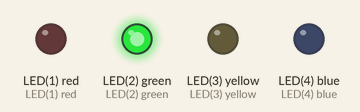
Recording of a program running on a simulated pyboard running MicroPython. Parts: output pins drawn as LEDs (lit = HIGH). Random numbers come from a fixed seed.

Above: at 0.1 s.
At 4.1 s:
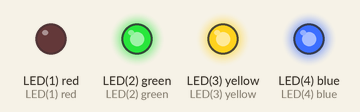
At 10.1 s:
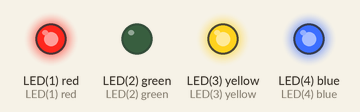
At 19.1 s:
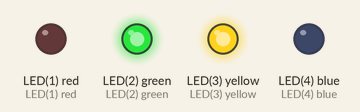
At 29.1 s:
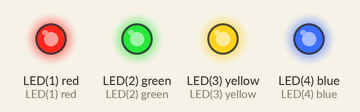
At 39.1 s:
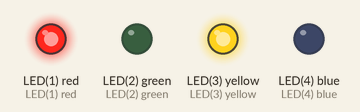
Timing chart, 0 to 40.0 s (numbered marks = the images above):
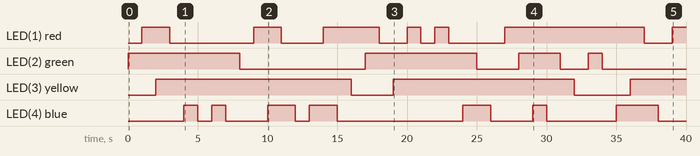

The program:

led2.py
```python
from pyb import LED
from pyb import delay
from random import randint

led_red = LED(1)
led_green = LED(2)
led_orange = LED(3)
led_blue = LED(4)

leds = [led_red,led_green,led_orange,led_blue]

for i in range(1000):
    num = randint(1,4)
    leds[num-1].toggle()
    delay(1000)

[led.off() for led in leds]
```

Measured:
- by itself, LED(1) red: LOW → HIGH at 1.0 s, → LOW 2.0 s later, → HIGH 6.0 s later, → LOW 2.0 s later, … (13 changes in this stretch)
- by itself, LED(2) green: LOW → HIGH at 0.00 s, → LOW 8.0 s later, → HIGH 9.0 s later, → LOW 8.0 s later, … (8 changes in this stretch)
- by itself, LED(3) yellow: goes HIGH 14.0 s, LOW 3.0 s, HIGH 13.0 s, LOW 4.0 s, then HIGH
- by itself, LED(4) blue: LOW → HIGH at 4.0 s, → LOW 1.0 s later, → HIGH 1.0 s later, → LOW 1.0 s later, … (14 changes in this stretch)
